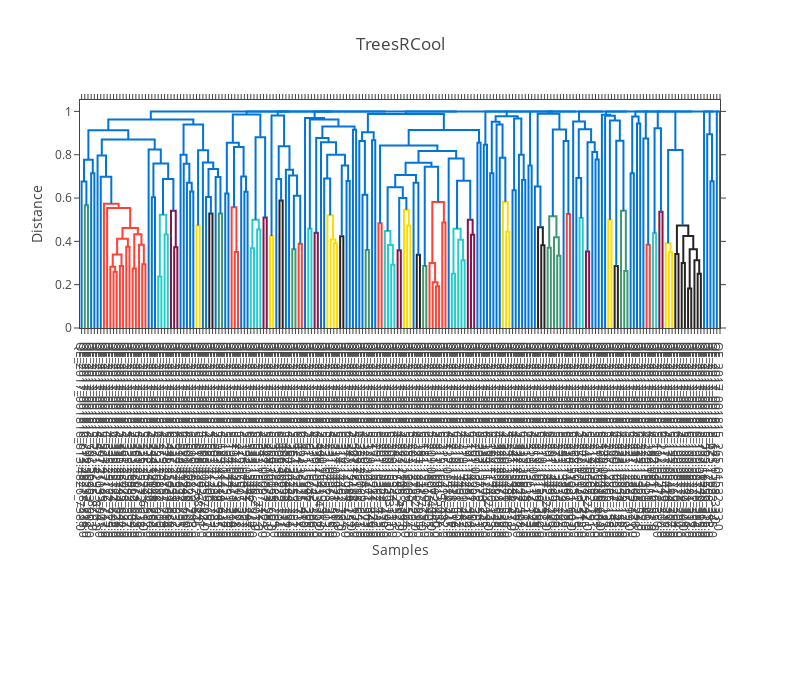

Write notebook code for a chart like this one.
### Markdown cell above
Rolling over the leaf nodes with your mouse you'll be able to see which cluster each component belongs to, so you can then track it down in your results folder.

The `plot` method is just a wrapper around the `dendrogram` function in `BioDendro.plot.dendrogram`.
If you want to customise your plot e.g. with custom titles, you can do that there.

The `dendrogram` function is a modified version of plotlys [`figure_factory.create_dendrogram`](https://plot.ly/python/dendrogram/) function.
It is modified to reduce complexity, to handle text-rollover and to allow us to provide precomputed trees rather than having to recompute the tree each time (possibly yielding different trees and different clusters).

### Code cell
from BioDendro.plot import dendrogram

iplot = dendrogram(tree, width=800, height=700, title="TreesRCool", xlabel="Samples", ylabel="Distance")
plotly.offline.iplot(iplot)
